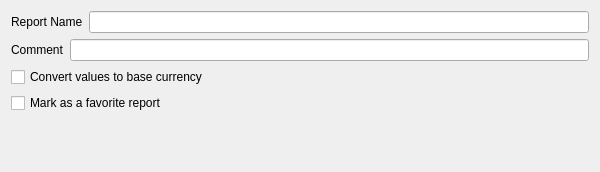
<?xml version="1.0" encoding="UTF-8"?>
<ui version="4.0" stdsetdef="1">
  <author></author>
  <comment></comment>
  <exportmacro></exportmacro>
  <class>kMyMoneyReportConfigTab1Decl</class>
  <widget class="QWidget" name="kMyMoneyReportConfigTab1Decl">
    <property name="geometry">
      <rect>
        <x>0</x>
        <y>0</y>
        <width>600</width>
        <height>172</height>
      </rect>
    </property>
    <property name="windowTitle">
      <string>Report Tab</string>
    </property>
    <property name="toolTip" stdset="0">
      <string/>
    </property>
    <property name="whatsThis" stdset="0">
      <string>&lt;p&gt;On this tab, you set the basic properties of this report.&lt;/p&gt;</string>
    </property>
    <layout class="QVBoxLayout">
      <item>
        <layout class="QHBoxLayout">
          <item>
            <widget class="QLabel" name="textLabel6">
              <property name="text">
                <string>Report Name</string>
              </property>
              <property name="wordWrap">
                <bool>false</bool>
              </property>
            </widget>
          </item>
          <item>
            <widget class="QLineEdit" name="m_editName">
              <property name="toolTip" stdset="0">
                <string>&lt;p&gt;Choose a name for this report.&lt;/p&gt;</string>
              </property>
            </widget>
          </item>
        </layout>
      </item>
      <item>
        <layout class="QHBoxLayout">
          <item>
            <widget class="QLabel" name="textLabel7">
              <property name="text">
                <string>Comment</string>
              </property>
              <property name="wordWrap">
                <bool>false</bool>
              </property>
            </widget>
          </item>
          <item>
            <widget class="QLineEdit" name="m_editComment">
              <property name="toolTip" stdset="0">
                <string>&lt;p&gt;Enter a comment to help you remember the details of this report.&lt;/p&gt;</string>
              </property>
            </widget>
          </item>
        </layout>
      </item>
      <item>
        <widget class="QCheckBox" name="m_checkCurrency">
          <property name="text">
            <string>Convert values to base currency</string>
          </property>
          <property name="toolTip" stdset="0">
            <string comment="Convert 'em!!">&lt;p&gt;Select this option to convert all values in the report to your base currency.&lt;/p&gt;&lt;p&gt;Leave it unchecked if you'd like to see values in their original currency.&lt;/p&gt;&lt;p&gt;If currencies are not converted, then subtotals will not be shown.&lt;/p&gt;</string>
          </property>
        </widget>
      </item>
      <item>
        <widget class="QCheckBox" name="m_checkFavorite">
          <property name="text">
            <string>Mark as a favorite report</string>
          </property>
          <property name="toolTip" stdset="0">
            <string>&lt;p&gt;Select this option to notate this report as one of your favorites.&lt;/p&gt;&lt;p&gt;All your favorite reports are grouped in one place on the report list for easy access.&lt;/p&gt;</string>
          </property>
        </widget>
      </item>
      <item>
        <spacer name="spacer15">
          <property name="sizeHint">
            <size>
              <width>20</width>
              <height>20</height>
            </size>
          </property>
          <property name="sizeType">
            <enum>QSizePolicy::Expanding</enum>
          </property>
          <property name="orientation">
            <enum>Qt::Vertical</enum>
          </property>
        </spacer>
      </item>
    </layout>
  </widget>
  <layoutdefault spacing="6" margin="11"/>
  <pixmapfunction>qPixmapFromMimeSource</pixmapfunction>
</ui>
